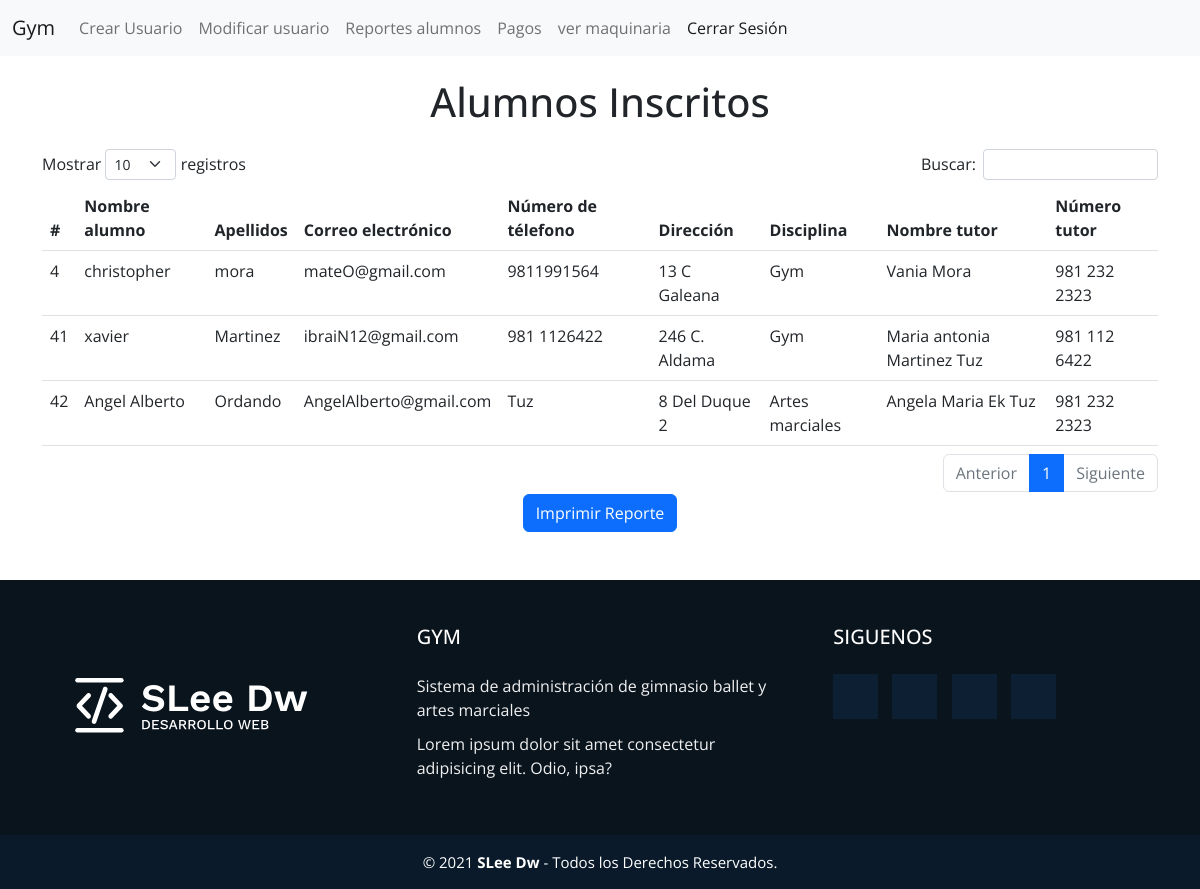
Screenshot of /php/admin/verUsuarios/verUsuarios.php (signed in) with the database file from the repository.
### tables this page shows
CREATE TABLE `registrosusuarios` (
  `ID_registro` int(11) NOT NULL,
  `Nombres` text NOT NULL,
  `Apellidos` text NOT NULL,
  `CorreoElectronico` text NOT NULL,
  `NumTel` text NOT NULL,
  `Direccion` text NOT NULL,
  `Disciplina` text NOT NULL,
  `NombreTutor` text NOT NULL,
  `NumTutor` text NOT NULL
);

### php/admin/verUsuarios/verUsuarios.php (the view, shortened to what this page needs)
<!doctype html>
<html lang="es">
<head>
  <link rel="stylesheet" href="../../../css/bootstrap/css/bootstrap-grid.css">
  <link rel="stylesheet" href="../../../css/bootstrap/css/bootstrap.css">
  <link rel="stylesheet" href="../../../css/style.css">
  <link rel="stylesheet" href="../../../src/DataTables/DataTables-1.13.1/css/bootstrap.min.css">
  <link rel="stylesheet" href="../../../src/DataTables/DataTables-1.13.1/css/dataTables.bootstrap5.min.css">
</head>
<body>
  <nav class="navbar navbar-expand-lg bg-light">
    <div class="container-fluid">
      <a class="navbar-brand" href="../admin.php">Gym</a>
      <div class="collapse navbar-collapse" id="navbarNavAltMarkup">
        <div class="navbar-nav">
        <a class="nav-link" aria-current="page" href="../RegistroUsuarios/Registrar.php">Crear Usuario</a>
        <a class="nav-link" aria-current="page" href="../ModificarUsuarios/ModificarUsuarios.php">Modificar usuario</a>
        <a class="nav-link" href="./verUsuarios.php">Reportes alumnos</a>
          <a class="nav-link " href="../RegistrarPagos/FormularioPagos.php">Pagos</a>
          <a class="nav-link" href="../RegistrarMaquinas/FormularioMaquinaria.php">ver maquinaria </a>
          <a class="nav-link active" href="../../login/logout.php">Cerrar Sesión</a>
        </div>
      </div>
    </div>
  </nav>
  <main>
    <div class="container contenedorPrincipal">
      <h1 class="h1Center">Alumnos Inscritos</h1>
      <table class="table" id="table">
        <thead>
          <tr>
            <th scope="col">#</th>
            <th scope="col">Nombre alumno</th>
            <th scope="col">Apellidos</th>
            <th scope="col">Correo electrónico</th>
            <th scope="col">Número de télefono</th>
            <th scope="col">Dirección</th>
            <th scope="col">Disciplina</th>
            <th scope="col">Nombre tutor</th>
            <th scope="col">Número tutor</th>
          </tr>
        </thead>
        <tbody>
        <?php
        include('../../conexion.php');
        $query = mysqli_query($conexion, 'SELECT * FROM registrosusuarios');
        while ($valores = mysqli_fetch_array($query)) {
        ?>
            <tr>
              <td><?php echo $valores['ID_registro'] ?></td>
              <td><?php echo $valores['Nombres'] ?></td>
              <td><?php echo $valores['Apellidos'] ?></td>
              <td><?php echo $valores['CorreoElectronico'] ?></td>
              <td><?php echo $valores['NumTel'] ?></td>
              <td><?php echo $valores['Direccion'] ?></td>
              <td><?php echo $valores['Disciplina'] ?></td>
              <td><?php echo $valores['NombreTutor'] ?></td>
              <td><?php echo $valores['NumTutor'] ?></td>
            </tr>
        <?php
        }
        ?>
        </tbody>
      </table>
      <center><a class='btn btn-primary' href='../../../src/reporte/asistencias.php'>Imprimir Reporte</a></center>
    </div>
  </main>
<br><br>
  <footer class="pie-pagina">
    <div class="grupo-1">
      <div class="box">
        <figure>
          <a href="#">
            <img src="../../../img/logotipo-sleedw.svg" alt="Logo de SLee Dw">
          </a>
        </figure>
      </div>
      <div class="box">
        <h2>GYM</h2>
        <p>Sistema de administración de gimnasio ballet y artes marciales</p>
        <p>Lorem ipsum dolor sit amet consectetur adipisicing elit. Odio, ipsa?</p>
      </div>
      <div class="box">
        <h2>SIGUENOS</h2>
        <div class="red-social">
          <a href="#" class="fa fa-facebook"></a>
          <a href="#" class="fa fa-instagram"></a>
          <a href="#" class="fa fa-twitter"></a>
          <a href="#" class="fa fa-youtube"></a>
        </div>
      </div>
    </div>
    <div class="grupo-2">
      <small>&copy; 2021 <b>SLee Dw</b> - Todos los Derechos Reservados.</small>
    </div>
  </footer>
</body>
</html>

### css/style.css (style rules this page uses)
* { margin: 0; padding: 0; box-sizing: border-box; font-family: 'Open Sans', sans-serif; }
.pie-pagina { width: 100%; background-color: #0a141d; min-height: 50px; display: block; }
.pie-pagina .grupo-1 { width: 100%; max-width: 1200px; margin: auto; display:grid; grid-template-columns: repeat(3, 1fr); grid-gap:50px; padding: 45px 0px; }
.pie-pagina .grupo-1 .box figure { width: 100%; height: 100%; display: flex; justify-content: center; align-items: center; }
.pie-pagina .grupo-1 .box figure img { width: 250px; }
.pie-pagina .grupo-1 .box h2 { color: #fff; margin-bottom: 25px; font-size: 20px; }
.pie-pagina .grupo-1 .box p { color: #efefef; margin-bottom: 10px; }
.pie-pagina .grupo-1 .red-social a { display: inline-block; text-decoration: none; width: 45px; height: 45px; line-height: 45px; color: #fff; margin-right: 10px; background-color: #0d2033; text-align: center; transition: all 300ms ease; }
.pie-pagina .grupo-2 { background-color: #0a1a2a; padding: 15px 10px; text-align: center; color: #fff; }
.pie-pagina .grupo-2 small { font-size: 15px; }
.h1Center { margin-top: 2%; text-align: center; margin-bottom: 2%; }
.table { border-radius: 5%; }

### rows the page displays
registrosusuarios: ID_registro "4", Nombres "christopher", Apellidos "mora", CorreoElectronico "mateO@gmail.com", NumTel "9811991564", Direccion "13 C Galeana", Disciplina "Gym", NombreTutor "Vania Mora", NumTutor "981 232 2323"
registrosusuarios: ID_registro "41", Nombres "xavier", Apellidos "Martinez", CorreoElectronico "ibraiN12@gmail.com", NumTel "981 1126422", Direccion "246 C. Aldama", Disciplina "Gym", NombreTutor "Maria antonia Martinez Tuz", NumTutor "981 112 6422"
registrosusuarios: ID_registro "42", Nombres "Angel Alberto", Apellidos "Ordando", CorreoElectronico "AngelAlberto@gmail.com", NumTel "Tuz", Direccion "8 Del Duque 2", Disciplina "Artes marciales", NombreTutor "Angela Maria Ek Tuz", NumTutor "981 232 2323"
